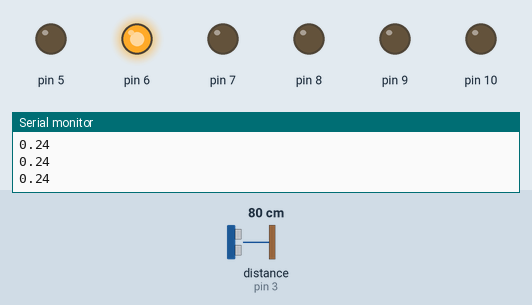
Simulated run of this sketch. Board: Arduino Uno, built with avr-gcc and run on an emulated ATmega328P. Shown: output pins drawn as LEDs (lit = HIGH), the last lines printed to the serial monitor. Wiring (inferred from the names in the program): ultrasonic range finder: trigger pin 4; echo pin 3. Inputs (shaded band) come from the test bench; at power-on: distance to the obstacle (sensor on pin 3) 80 cm. The echo pulse lasts 58.3 µs per cm; pins used as bus, display or sensor lines are not drawn.

Above: at 1.2 s.
1.3 s: distance to the obstacle (sensor on pin 3) set to 59 cm
2.8 s: distance to the obstacle (sensor on pin 3) set to 53 cm
At 3.1 s:
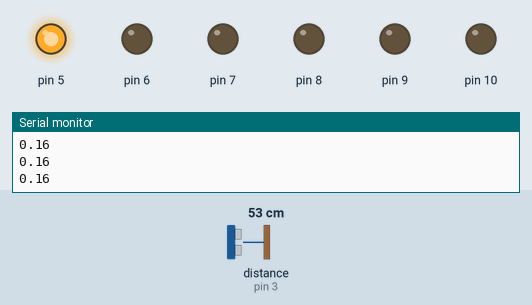
4.3 s: distance to the obstacle (sensor on pin 3) set to 120 cm
At 5.5 s:
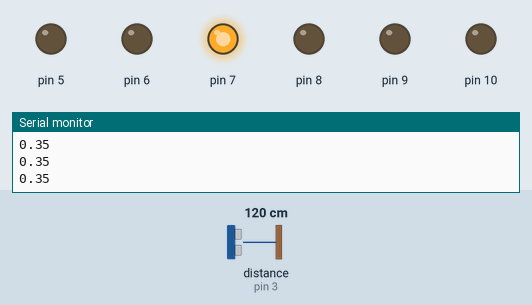
5.8 s: distance to the obstacle (sensor on pin 3) set to 164 cm
7.3 s: distance to the obstacle (sensor on pin 3) set to 174 cm
At 7.9 s:
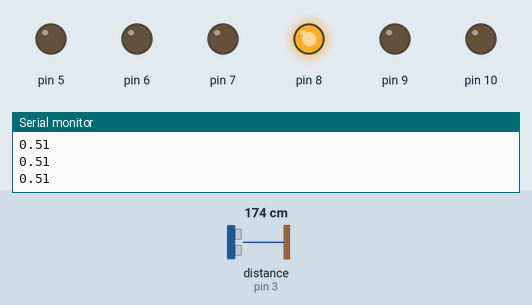
8.8 s: distance to the obstacle (sensor on pin 3) set to 2 cm
At 9.8 s:
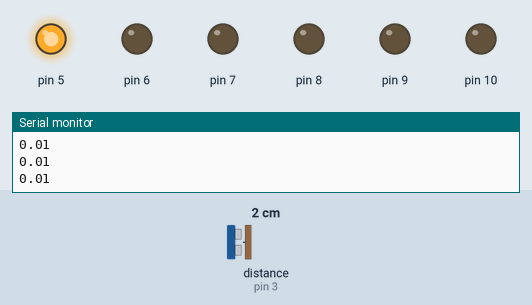
Timing chart, 0 to 11.3 s (numbered marks = the images above; inputs shaded):
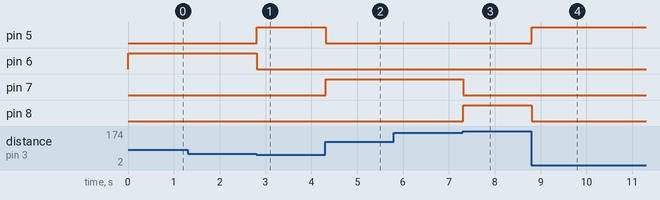

Measured:
- the behaviour switches between 57 and 56 cm on distance to the obstacle (sensor on pin 3) (found by bisection; images 0 and 1)
- the behaviour switches between 169 and 170 cm on distance to the obstacle (sensor on pin 3) (found by bisection; images 2 and 3)
- after the input at 2.8 s, pin 5: LOW → HIGH at once; pin 6: HIGH → LOW at once
- after the input at 4.3 s, pin 5: HIGH → LOW at once; pin 7: LOW → HIGH at once
- after the input at 7.3 s, pin 7: HIGH → LOW at once; pin 8: LOW → HIGH at once
- after the input at 8.8 s, pin 5: LOW → HIGH at once; pin 8: HIGH → LOW at once

The sketch:

tp_manas_prjct41.ino
```cpp
// C++ code
//
int echoPin=3;
int trigPin=4;
float dist;
float frac;
int dur;
void setup()
{
  pinMode(echoPin, INPUT);
  pinMode(trigPin, OUTPUT);
  pinMode(5, OUTPUT);
  pinMode(6, OUTPUT);
  pinMode(7, OUTPUT);
  pinMode(8, OUTPUT);
  pinMode(9, OUTPUT);
  pinMode(10, OUTPUT);
  Serial.begin(9600);
}

void loop()
{
  digitalWrite(trigPin, LOW);
  delayMicroseconds(2);
  digitalWrite(trigPin, HIGH);
  delayMicroseconds(10);
  digitalWrite(trigPin, LOW);
  dur=pulseIn(echoPin, HIGH);
  dist=dur*0.034/2;// calculating distance with speed =dist/time formula.
  frac=dist/335;//to get the fraction as per the task.
  Serial.println(frac,2);//to ensure the fraction value for crosschecking.
  //comparision of the fraction.
  if (frac<(0.166)){
      digitalWrite(5,HIGH);
      digitalWrite(6,LOW);
      digitalWrite(7,LOW);
      digitalWrite(8,LOW);
      digitalWrite(9,LOW);
      digitalWrite(10,LOW);
  }
  if (frac<(0.333) && frac>(0.166)){
      digitalWrite(5,LOW);
      digitalWrite(6,HIGH);
      digitalWrite(7,LOW);
      digitalWrite(8,LOW);
      digitalWrite(9,LOW);
      digitalWrite(10,LOW);
  }
  if (frac<(0.5) && frac>(0.333)){
      digitalWrite(5,LOW);
      digitalWrite(6,LOW);
      digitalWrite(7,HIGH);
      digitalWrite(8,LOW);
      digitalWrite(9,LOW);
      digitalWrite(10,LOW);
  }
  if (frac<(0.666) && frac>(0.5)){
      digitalWrite(5,LOW);
      digitalWrite(6,LOW);
      digitalWrite(7,LOW);
      digitalWrite(8,HIGH);
      digitalWrite(9,LOW);
      digitalWrite(10,LOW);
  }
  if (frac<(0.833) && frac>(0.666)){
      digitalWrite(5,LOW);
      digitalWrite(6,LOW);
      digitalWrite(7,LOW);
      digitalWrite(8,LOW);
      digitalWrite(9,HIGH);
      digitalWrite(10,LOW);
  }
  if (frac<=(1) && frac>(0.833)){
      digitalWrite(5,LOW);
      digitalWrite(6,LOW);
      digitalWrite(7,LOW);
      digitalWrite(8,LOW);
      digitalWrite(9,LOW);
      digitalWrite(10,HIGH);
  }


}
```
